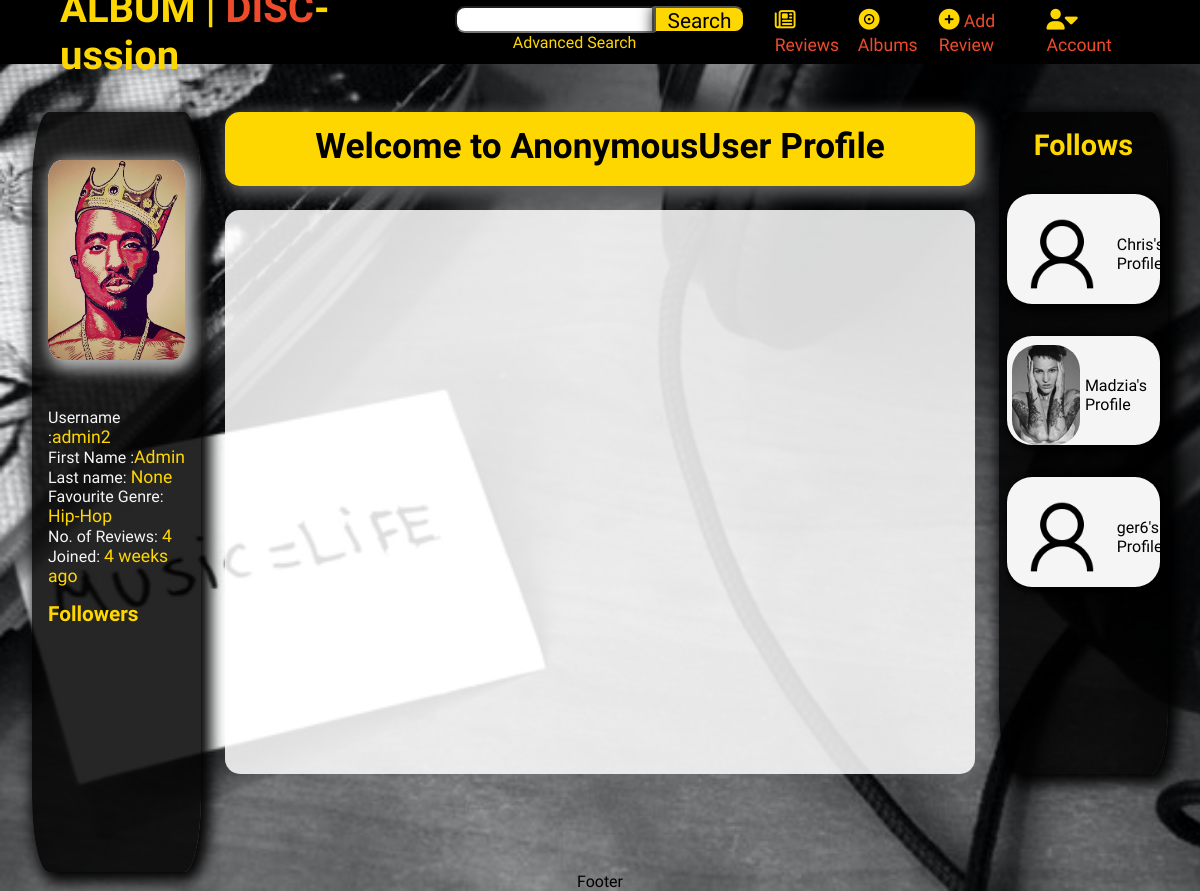
Page /profiles/4 on the committed database.
### profiles/models.py (models this page shows)
class Profile(models.Model):
    user = models.ForeignKey(User, on_delete=models.CASCADE,
                             related_name='profile')
    profile_pic = models.ImageField(upload_to='profile_pics', blank=True)
    followers = models.ManyToManyField(User, blank=True,
                                       related_name='followed')
    first_name = models.CharField(max_length=50, null=True, blank=True)
    last_name = models.CharField(max_length=50, null=True, blank=True)
    favourite_genre = models.ForeignKey(Genre, on_delete=models.CASCADE,
                                        blank=True, null=True)
    created_on = models.DateTimeField(auto_now_add=True)
    edited_on = models.DateTimeField(auto_now=True)
    class Meta:
        ordering = ['-created_on']
    def __str__(self):
        return f"{self.user}'s Profile"

### reviews/models.py (models this page shows)
class Genre(models.Model):
    name = models.CharField(max_length=50)
    def __str__(self):
        return self.name

### profiles/views.py (the view)
# urls.py: path('<int:profile_id>', views.user_profile, name='user_profile'),
def user_profile(request, profile_id):
    profile = get_object_or_404(Profile, pk=profile_id)
    recently_viewed = request.session.get('viewed_albums', [])
    days_joined = days_since_joined(profile.created_on)
    time_since_joined = naturaltime(profile.created_on)
    no_of_reviews = number_of_reviews(profile.user)
    profile_form = EditProfileForm(instance=profile)
    follows = list(profile.user.followed.all())
    followers = profile.followers.all()
    context = {
        'profile': profile,
        'no_of_reviews': no_of_reviews,
        'profile_form': profile_form,
        'days_joined': days_joined,
        'time_since_joined': time_since_joined,
        'recently_viewed': recently_viewed,
        'follows': follows,
        'followers': followers
    }
    template = 'user_profile.html'
    return render(request, template, context)

### profiles/forms.py
class EditProfileForm(forms.ModelForm):
    class Meta:
        exclude = ('user',)
        model = Profile

### profiles/contexts.py (called while the page is built)
def top_profiles(request):
    profiles = Profile.objects.all()
    profile_list = []
    for profile in profiles:
        profile_list.append({
            'profile': profile,
            'no_of_reviews': number_of_reviews(profile.user)
        })
    top_list = sorted(profile_list, key=lambda d: d['no_of_reviews'],
                      reverse=True)[:6]
    context = {
        'top_profiles': top_list
    }
    return context

### profiles/utils.py (called while the page is built)
def number_of_reviews(user):
    reviews = Review.objects.filter(creator=user)
    return len(reviews)

def days_since_joined(joined):
    today = datetime.now(timezone.utc)
    return (today - joined).days

### reviews/contexts.py (called while the page is built)
def latest_reviews(request):
    reviews = Review.objects.all()
    sorted_reviews = sorted(reviews, key=lambda x: x.date_created_on,
                            reverse=True)[:5]
    context = {
        'latest_reviews': sorted_reviews
    }
    return context

### profiles/templates/user_profile.html (shortened to what this page needs)
{% extends 'base.html' %}
{% load static %}
{% block extracss %}
    <link rel="stylesheet" href="{% static 'css/profiles.css' %}">
{% endblock %}
{% block content %}
<section class="user-profile-grid">
    <div class="user-banner">
        <h1>Welcome to {{ user }} Profile </h1>
    </div>
    <div class="user-info">
        <div class="image-wrapper">
            {% if profile.profile_pic%}
                <img src="{{ MEDIA_URL }}{{ profile.profile_pic }}" alt="Profile banner image">
            {% else %}
                <img src="{{ MEDIA_URL }}user-alt.png" alt="Profile banner image">
            {% endif %}
        </div>
        <div class="user-profile-card">
            <div class="info-div">
                <p>Username :<span>{{ profile.user }}</span></p>
            </div>
            <div class="info-div">
                <p>First Name :<span>{{ profile.first_name }}</span></p>
            </div>
            <div class="info-div">
                <p>Last name: <span>{{ profile.last_name }}</span></p>
            </div>
            <div class="info-div">
                <p>Favourite Genre: <span>{{ profile.favourite_genre }}</span></p>
            </div>
            <div class="info-div">
                <p>No. of Reviews: <span>{{ no_of_reviews }}</span></p>
            </div>
            <div class="info-div">
                <p>Joined: <span>{{ time_since_joined }}</span></p>
            </div>
            <h2>Followers</h2>
            <ul class="recently-viewed">
            </ul>
        </div>
    </div>
    <div class="user-content">
    </div>
    <section class="follows-section">
        <h2>Follows</h2>
        {% for person in follows %}
        <div class="profile-card follows-card">
            <div class="card-img">
                {% if person.profile_pic %}
                <img src="{{ MEDIA_URL }}{{ person.profile_pic }}" alt="Followers Profile Pic">
                {% else %}
                <img src="{{ MEDIA_URL }}user-alt.png" alt="Default profie image">
                {% endif %}
                <p>{{ person }}</p>
            </div>
        </div>
        {% endfor %}
    </section>
</section>
{% endblock %}

### static/css/styles.css (style rules this page uses)
* { margin: 0; box-sizing: border-box; font-family: 'Arapey', serif; }
body { background-image: url('/media/music-background.jpg'); background-size: cover; }

### static/css/profiles.css (style rules this page uses)
.profile-card { padding-top: .6rem; background-color: whitesmoke; border-radius: 10px; box-shadow: 5px 5px 15px 5px #b3b3b3; }
.card-img { height: 100px; display: flex; justify-content: center; }
.card-img img { height: 100%; border-radius: 25px; }
.user-profile-grid { display: grid; grid-template-columns: repeat(12, 1fr); grid-template-rows: repeat(8, 1fr); min-height: 95vh; gap: 1.5rem; margin-top: 3rem; padding: 0 2rem; }
.user-banner { display: flex; justify-content: center; grid-column-start: 3; grid-column-end: 11; grid-row-end: 2; background-color: gold; border-radius: 15px; box-shadow: 5px 5px 15px 5px #585858; padding: .8rem; }
.user-banner > h1 { font-family: 'Eczar', serif; font-size: 2.2rem; }
.image-wrapper { margin-top: 2rem; display: flex; justify-content: center; width: 100%; }
.image-wrapper > img { max-height: 200px; background: whitesmoke; box-shadow: 5px 5px 15px 5px #b3b3b3; border-radius: 10%; }
.user-info { grid-column-start: 1; grid-column-end: 3; grid-row-start: 1; grid-row-end: 9; justify-content: space-evenly; flex-wrap: wrap; gap: 2rem; background-color: rgba(0, 0, 0, 0.85); border-radius: 10%; box-shadow: 5px 5px 15px 5px #000000; padding: 1rem; }
.user-profile-card { margin-top: 3rem; position: relative; display: flex; flex-direction: column; align-items: flex-start; color: whitesmoke; }
.user-profile-card > h2 { color: gold; font-family: 'Eczar', serif; font-size: 1.3rem; margin-top: 1rem; }
.info-div { display: flex; justify-content: space-between; }
.info-div > p { color: whitesmoke; }
.info-div > p > span { color: gold; font-family: 'Eczar', serif; font-size: 1.1rem; }
.recently-viewed { padding: 1rem; }
.user-content { grid-column-start: 3; grid-column-end: 11; grid-row-start: 2; grid-row-end: 8; background-color: rgba(255, 255, 255, 0.85); border-radius: 15px; }
.follows-section { grid-column-start: 11; grid-column-end: 13; grid-row-start: 1; grid-row-end: 8; background-color: rgba(0, 0, 0, 0.85); border-radius: 10%; box-shadow: 5px 5px 15px 5px #000000; padding: 1rem 0; display: flex; flex-direction: column; align-items: center; gap: 2rem; }
.follows-section > h2 { color: gold; font-family: 'Eczar', serif; font-size: 1.8rem; }
.follows-card { border-radius: 25px; width: 90%; justify-content: space-evenly; align-items: center; box-shadow: 3px 3px 7px 3px #000000; }
.follows-card > div { padding-left: .3rem; justify-content: flex-start; align-items: center; gap: .3rem; }

### rows in the picture
Profile: profile_pic (picture), user "admin2", first_name "Admin", last_name "None", favourite_genre "Hip-Hop"
Profile: user.username "Chris's Profile"
Profile: profile_pic (picture), user.username "Madzia's Profile"
Profile: user.username "ger6's Profile"

### other values in the picture
{{ user }} "AnonymousUser"
{{ no_of_reviews }} "4"
{{ time_since_joined }} "4 weeks ago"
